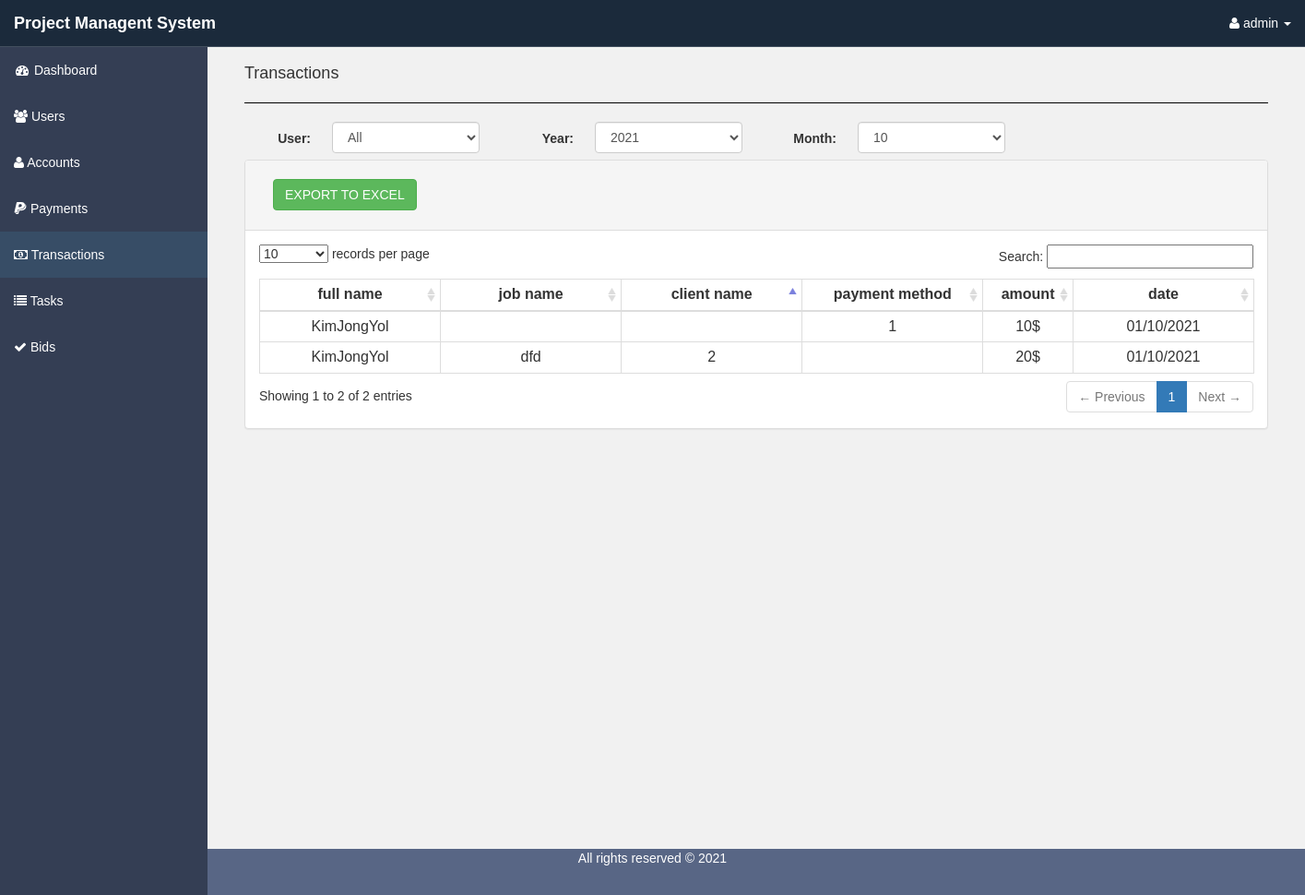
The app's page /pages/index.php?page=transaction (signed in) with its own data.
### tables this page shows
CREATE TABLE `transactions` (
  `id` int(10) NOT NULL AUTO_INCREMENT,
  `fullname` varchar(255) DEFAULT NULL,
  `pay_method` varchar(255) DEFAULT NULL,
  `amount` float DEFAULT NULL,
  `pay_date` date DEFAULT NULL,
  `job_name` varchar(255) DEFAULT NULL,
  `client_name` varchar(255) DEFAULT NULL,
  PRIMARY KEY (`id`)
);

### pages/transaction.php (the view, shortened to what this page needs)
<?php include '../includes/auth.php';
if ($_SESSION['ROLE'] == 100) {
    $username = isset($_GET['user']) ? $_GET['user'] : 'all';
} else {
    $username = $_SESSION['NAME'];
}
$year = isset($_GET['y']) ? $_GET['y'] : date('Y');
$month = isset($_GET['m']) ? $_GET['m'] : date('m');
?>
<div class="col-md-12">
	<h4>Transactions</h4>
<hr style="border-bottom:1px solid black"></hr>
</div>
<div class="row container">
<?php if ($_SESSION['ROLE'] == 100) { ?>
        <label class="col-md-1 control-label text-right" style="padding:0.8rem;">User:</label>
        <div class="col-md-2">
            <select class = "form-control" id="transuser" name="transuser" type="text" onchange="javascript:onTransUser()" required>
                <option <?php if ($username == 'all') {
                    echo 'selected';
                } else {
                    echo '';
                } ?> value="all">All</option>
            </select>
        </div>
<?php } else { ?>
<input type="hidden" name="transuser" id="transuser" value="<?php echo $_SESSION['NAME']; ?>" />
<?php } ?>
        <label class="col-md-1 control-label text-right" style="padding:0.8rem;">Year:</label>
        <div class="col-md-2">
            <select class = 'form-control' id = 'year'  name = 'year' type = 'text' onchange = 'javascript:selectYear()' value = '2021' required>
            <script language = 'javascript'>
            for ( var i = 2020; i <= ( new Date() ).getFullYear();
            i ++ ) {
                if ( i == $('#nowY').val() ) {
                    document.write( '<option selected value=\'' + i + '\'>' + i + '</option>\n' );
                } else {
                    document.write( '<option value=\'' + i + '\'>' + i + '</option>\n' );
                }
            }
            </script>
            </select>
        </div>
        <label class="col-sm-1 control-label text-right" style="padding:0.8rem;">Month:</label>
        <div class="col-md-2">
            <select class = 'form-control' id = 'month' name = 'month' type = 'text' onchange = 'javascript:selectMonth()' required>
            <script language = 'javascript'>
            const monthNames = [
                1,
                2,
                3,
                4,
                5,
                6,
                7,
                8,
                9,
                10,
                11,
                12,
            ];
            //Loop and add the Year values to DropDownList.
            for ( var i = 1; i <= monthNames.length; i++ ) {
                if ( i == $('#nowM').val() ) {
                    document.write( '<option selected value=\'' + monthNames[i-1] + '\'>' + i + '</option>\n' );
                } else {
                    document.write( '<option value=\'' + monthNames[i-1] + '\'>' + i + '</option>\n' );
                }
            }
            </script>
            </select>
        </div>
</div>
<div class="col-lg-12" id="trans_list">
	<div class="panel panel-default">
        <div class="panel-heading">
        	<div class="panel-heading">
            <button class="btn btn-success" id="btnExport">EXPORT TO EXCEL</button>
        </div>
        </div>
        <div class="panel-body">
       <table id="transaction" class="table table-bordered table-condensed">
    <thead>
      <tr id="heads">
        <th class="col-md-2 text-center">full name</th>
        <th class="col-md-2 text-center">job name</th>
        <th class="col-md-2 text-center">client name</th>
        <th class="col-md-2 text-center">payment method</th>
        <th class="col-md-1 text-center">amount</th>
        <th class="col-md-2 text-center">date</th>
      </tr>
    </thead>
    <tbody>
    <?php
    include '../includes/db.php';
    if ($_SESSION['ROLE'] == 100) {
        $username = isset($_GET['user']) ? $_GET['user'] : 'all';
    } else {
        $username = $_SESSION['NAME'];
    }
    if ($username == 'all') {
        $query_string = sprintf("SELECT * FROM transactions where YEAR(pay_date) = '%s' AND MONTH(pay_date) = '%s' order by pay_date", $year, $month);
    } elseif ($username !== 'all') {
        $query_string = sprintf(
            "SELECT * FROM transactions where fullname='%s' AND YEAR(pay_date) = '%s' AND MONTH(pay_date) = '%s' order by pay_date",
            $username, $year, $month
        );
    }
    $query = mysqli_query($conn, $query_string);
    while ($row = mysqli_fetch_assoc($query)) {
        $id = $row['id']; ?>
      <tr>
        <td  class="text-center"><?php echo $row[
            'fullname'
        ]; ?></td>
        <td  class="text-center"><?php echo $row[
            'job_name'
        ]; ?></td>
        <td  class="text-center"><?php echo $row[
            'client_name'
        ]; ?></td>
        <td  class="text-center"><?php echo $row[
            'pay_method'
        ]; ?></td>
        <td  class="text-center"><?php echo $row[
            'amount'
        ]; ?>$</td>
        <td  class="text-center"><?php echo date(
            'd/m/Y',
            strtotime($row['pay_date'])
        ); ?></td>
       </tr>
      <?php include '../includes/update_modals.php';
    }
    ?>
		</div>
	</div>
</div>
<div class="col-md-12">
</div>

### assets/css/sb-admin.css (style rules this page uses)
body { margin-top: 100px; background-color: #222; }
@media (min-width:768px) { body { margin-top: 50px; } }

### assets/css/styles.css (style rules this page uses)
* { box-sizing: border-box }
body { font-family: Verdana, sans-serif; }

### records on screen
transactions: fullname "KimJongYol", pay_method "1", amount "10", pay_date "01/10/2021"
transactions: fullname "KimJongYol", job_name "dfd", client_name "2", amount "20", pay_date "01/10/2021"

### other values on screen
$_SESSION['NAME'] "admin"
